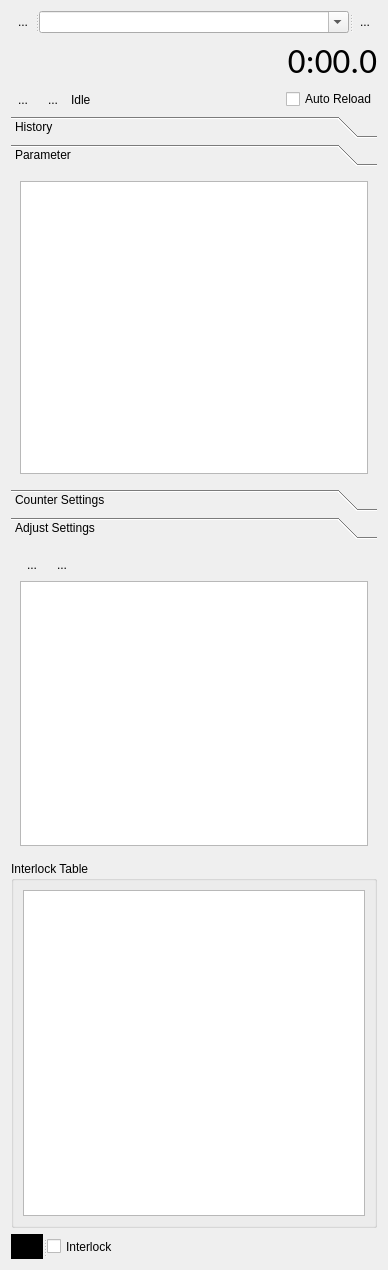
<?xml version="1.0" encoding="UTF-8"?>
<ui version="4.0">
 <class>Form</class>
 <widget class="QWidget" name="Form">
  <property name="geometry">
   <rect>
    <x>0</x>
    <y>0</y>
    <width>388</width>
    <height>1270</height>
   </rect>
  </property>
  <property name="windowTitle">
   <string>Form</string>
  </property>
  <layout class="QVBoxLayout" name="verticalLayout_2">
   <item>
    <widget class="QSplitter" name="splitter_2">
     <property name="orientation">
      <enum>Qt::Horizontal</enum>
     </property>
     <widget class="QToolButton" name="removeProfileButton">
      <property name="text">
       <string>...</string>
      </property>
      <property name="icon">
       <iconset resource="Experiment.qrc">
        <normaloff>:/openicon/icons/edit-clear-locationbar-ltr.png</normaloff>:/openicon/icons/edit-clear-locationbar-ltr.png</iconset>
      </property>
      <property name="autoRaise">
       <bool>true</bool>
      </property>
     </widget>
     <widget class="QComboBox" name="profileComboBox">
      <property name="sizePolicy">
       <sizepolicy hsizetype="Preferred" vsizetype="Fixed">
        <horstretch>1</horstretch>
        <verstretch>0</verstretch>
       </sizepolicy>
      </property>
      <property name="editable">
       <bool>true</bool>
      </property>
     </widget>
     <widget class="QToolButton" name="saveProfileButton">
      <property name="text">
       <string>...</string>
      </property>
      <property name="icon">
       <iconset resource="Experiment.qrc">
        <normaloff>:/kde/icons/filesave.png</normaloff>:/kde/icons/filesave.png</iconset>
      </property>
      <property name="autoRaise">
       <bool>true</bool>
      </property>
     </widget>
    </widget>
   </item>
   <item>
    <widget class="QLabel" name="elapsedLabel">
     <property name="font">
      <font>
       <family>Calibri</family>
       <pointsize>26</pointsize>
      </font>
     </property>
     <property name="text">
      <string>0:00.0</string>
     </property>
     <property name="alignment">
      <set>Qt::AlignRight|Qt::AlignTrailing|Qt::AlignVCenter</set>
     </property>
    </widget>
   </item>
   <item>
    <layout class="QHBoxLayout" name="horizontalLayout">
     <item>
      <widget class="QToolButton" name="startButton">
       <property name="text">
        <string>...</string>
       </property>
       <property name="icon">
        <iconset resource="Experiment.qrc">
         <normaloff>:/openicon/icons/media-playback-start-7.png</normaloff>:/openicon/icons/media-playback-start-7.png</iconset>
       </property>
       <property name="autoRaise">
        <bool>true</bool>
       </property>
      </widget>
     </item>
     <item>
      <widget class="QToolButton" name="stopButton">
       <property name="text">
        <string>...</string>
       </property>
       <property name="icon">
        <iconset resource="Experiment.qrc">
         <normaloff>:/openicon/icons/media-playback-stop-7.png</normaloff>:/openicon/icons/media-playback-stop-7.png</iconset>
       </property>
       <property name="autoRaise">
        <bool>true</bool>
       </property>
      </widget>
     </item>
     <item>
      <widget class="QLabel" name="statusLabel">
       <property name="text">
        <string>Idle</string>
       </property>
      </widget>
     </item>
     <item>
      <spacer name="horizontalSpacer">
       <property name="orientation">
        <enum>Qt::Horizontal</enum>
       </property>
       <property name="sizeHint" stdset="0">
        <size>
         <width>40</width>
         <height>20</height>
        </size>
       </property>
      </spacer>
     </item>
     <item>
      <widget class="QCheckBox" name="autoReloadBox">
       <property name="text">
        <string>Auto Reload</string>
       </property>
      </widget>
     </item>
    </layout>
   </item>
   <item>
    <widget class="QToolBox" name="toolBox">
     <property name="currentIndex">
      <number>1</number>
     </property>
     <widget class="QWidget" name="page">
      <property name="geometry">
       <rect>
        <x>0</x>
        <y>0</y>
        <width>370</width>
        <height>314</height>
       </rect>
      </property>
      <attribute name="label">
       <string>History</string>
      </attribute>
      <layout class="QGridLayout" name="gridLayout_2">
       <item row="0" column="0">
        <widget class="TableViewExtended" name="historyTableView"/>
       </item>
      </layout>
     </widget>
     <widget class="QWidget" name="page_2">
      <property name="geometry">
       <rect>
        <x>0</x>
        <y>0</y>
        <width>370</width>
        <height>314</height>
       </rect>
      </property>
      <attribute name="label">
       <string>Parameter</string>
      </attribute>
      <layout class="QVBoxLayout" name="verticalLayout_6">
       <item>
        <widget class="ParameterTree" name="parameterWidget">
         <attribute name="headerVisible">
          <bool>false</bool>
         </attribute>
         <column>
          <property name="text">
           <string notr="true">1</string>
          </property>
         </column>
        </widget>
       </item>
      </layout>
     </widget>
    </widget>
   </item>
   <item>
    <widget class="QToolBox" name="toolBox_2">
     <property name="currentIndex">
      <number>1</number>
     </property>
     <widget class="QWidget" name="page_3">
      <property name="geometry">
       <rect>
        <x>0</x>
        <y>0</y>
        <width>370</width>
        <height>313</height>
       </rect>
      </property>
      <attribute name="label">
       <string>Counter Settings</string>
      </attribute>
      <layout class="QVBoxLayout" name="verticalLayout_3">
       <item>
        <layout class="QHBoxLayout" name="horizontalLayout_3">
         <item>
          <widget class="QToolButton" name="addCounterSettingButton">
           <property name="text">
            <string>...</string>
           </property>
           <property name="icon">
            <iconset resource="Experiment.qrc">
             <normaloff>:/openicon/icons/edit-add.png</normaloff>:/openicon/icons/edit-add.png</iconset>
           </property>
           <property name="autoRaise">
            <bool>true</bool>
           </property>
          </widget>
         </item>
         <item>
          <widget class="QToolButton" name="dropCounterSettingButton">
           <property name="text">
            <string>...</string>
           </property>
           <property name="icon">
            <iconset resource="Experiment.qrc">
             <normaloff>:/openicon/icons/edit_remove.png</normaloff>:/openicon/icons/edit_remove.png</iconset>
           </property>
           <property name="autoRaise">
            <bool>true</bool>
           </property>
          </widget>
         </item>
         <item>
          <spacer name="horizontalSpacer_3">
           <property name="orientation">
            <enum>Qt::Horizontal</enum>
           </property>
           <property name="sizeHint" stdset="0">
            <size>
             <width>40</width>
             <height>20</height>
            </size>
           </property>
          </spacer>
         </item>
        </layout>
       </item>
       <item>
        <widget class="QTableView" name="CounterTableView"/>
       </item>
      </layout>
     </widget>
     <widget class="QWidget" name="page_4">
      <property name="geometry">
       <rect>
        <x>0</x>
        <y>0</y>
        <width>370</width>
        <height>313</height>
       </rect>
      </property>
      <attribute name="label">
       <string>Adjust Settings</string>
      </attribute>
      <layout class="QVBoxLayout" name="verticalLayout_4">
       <item>
        <layout class="QHBoxLayout" name="horizontalLayout_2">
         <item>
          <widget class="QToolButton" name="addAdjustSettingButton">
           <property name="text">
            <string>...</string>
           </property>
           <property name="icon">
            <iconset resource="Experiment.qrc">
             <normaloff>:/openicon/icons/edit-add.png</normaloff>:/openicon/icons/edit-add.png</iconset>
           </property>
           <property name="autoRaise">
            <bool>true</bool>
           </property>
          </widget>
         </item>
         <item>
          <widget class="QToolButton" name="dropAdjustSettingButton">
           <property name="text">
            <string>...</string>
           </property>
           <property name="icon">
            <iconset resource="Experiment.qrc">
             <normaloff>:/openicon/icons/edit_remove.png</normaloff>:/openicon/icons/edit_remove.png</iconset>
           </property>
           <property name="autoRaise">
            <bool>true</bool>
           </property>
          </widget>
         </item>
         <item>
          <spacer name="horizontalSpacer_2">
           <property name="orientation">
            <enum>Qt::Horizontal</enum>
           </property>
           <property name="sizeHint" stdset="0">
            <size>
             <width>40</width>
             <height>20</height>
            </size>
           </property>
          </spacer>
         </item>
        </layout>
       </item>
       <item>
        <widget class="QTableView" name="AdjustTableView"/>
       </item>
      </layout>
     </widget>
    </widget>
   </item>
   <item>
    <widget class="QGroupBox" name="interlockGroupBox">
     <property name="title">
      <string>Interlock Table</string>
     </property>
     <layout class="QVBoxLayout" name="verticalLayout">
      <item>
       <widget class="QTableView" name="interlockTableView"/>
      </item>
     </layout>
    </widget>
   </item>
   <item>
    <widget class="QSplitter" name="splitter_3">
     <property name="orientation">
      <enum>Qt::Horizontal</enum>
     </property>
     <widget class="QLabel" name="allFreqsInRange">
      <property name="sizePolicy">
       <sizepolicy hsizetype="Expanding" vsizetype="Fixed">
        <horstretch>0</horstretch>
        <verstretch>0</verstretch>
       </sizepolicy>
      </property>
      <property name="minimumSize">
       <size>
        <width>0</width>
        <height>25</height>
       </size>
      </property>
      <property name="styleSheet">
       <string notr="true">QLabel {background-color: rgb(0, 0, 0)}</string>
      </property>
      <property name="text">
       <string/>
      </property>
     </widget>
     <widget class="QCheckBox" name="useInterlockGui">
      <property name="toolTip">
       <string>&lt;html&gt;&lt;head/&gt;&lt;body&gt;&lt;p&gt;Select to stop loading if frequencies are out of range&lt;/p&gt;&lt;/body&gt;&lt;/html&gt;</string>
      </property>
      <property name="text">
       <string>Interlock</string>
      </property>
     </widget>
    </widget>
   </item>
  </layout>
 </widget>
 <customwidgets>
  <customwidget>
   <class>TableViewExtended</class>
   <extends>QTableView</extends>
   <header>uiModules.TableViewExtended</header>
  </customwidget>
  <customwidget>
   <class>ParameterTree</class>
   <extends>QTreeWidget</extends>
   <header>pyqtgraph.parametertree</header>
  </customwidget>
 </customwidgets>
 <tabstops>
  <tabstop>useInterlockGui</tabstop>
 </tabstops>
 <resources>
  <include location="Experiment.qrc"/>
 </resources>
 <connections/>
</ui>
